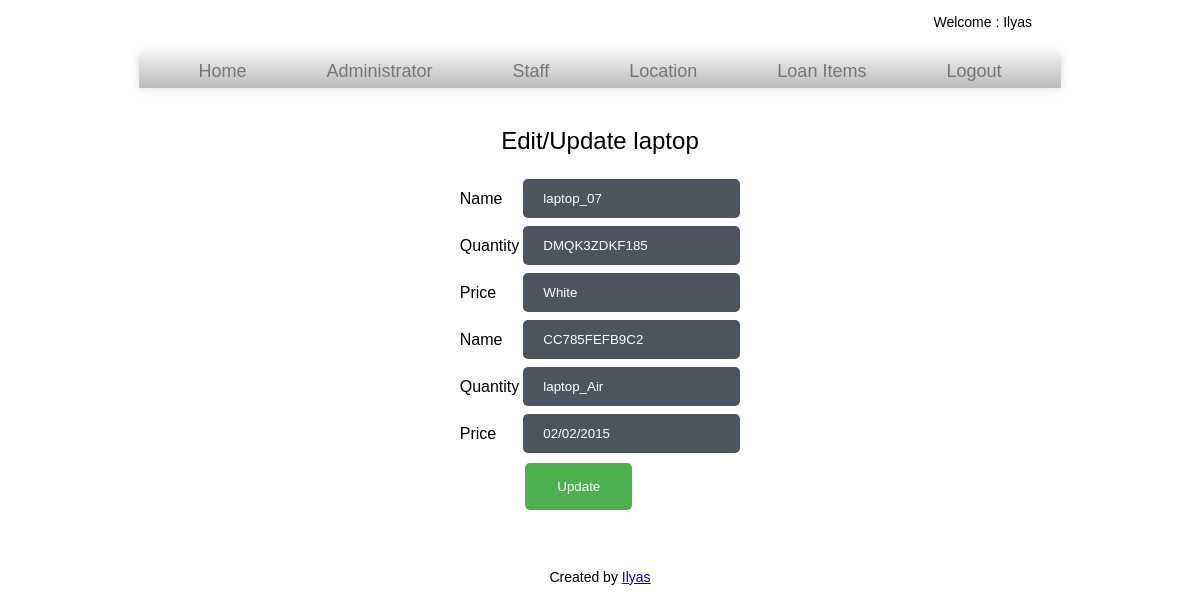
The app's page /admin/edit_laptop.php?laptop_id=7 (signed in) with its own data.
### tables this page shows
CREATE TABLE `laptop_tbl` (
  `laptop_id` int(11) NOT NULL auto_increment,
  `laptop_serial` varchar(100) NOT NULL,
  `laptop_colour` varchar(100) NOT NULL,
  `laptop_mac_id` varchar(100) NOT NULL,
  `date_purchase` varchar(100) NOT NULL,
  `laptop_name` varchar(100) NOT NULL,
  `laptop_model` varchar(50) NOT NULL,
  PRIMARY KEY  (`laptop_id`)
);

### admin/edit_laptop.php (the view, shortened to what this page needs)
<?php
$laptop_id = $_GET['laptop_id'];
$result = mysql_query("SELECT * FROM laptop_tbl WHERE laptop_id=$laptop_id");
while($res = mysql_fetch_array($result))
{
	$laptop_name = $res['laptop_name'];
	$laptop_serial = $res['laptop_serial'];
	$laptop_colour = $res['laptop_colour'];
	$laptop_mac_id = $res['laptop_mac_id'];
	$laptop_model = $res['laptop_model'];
	$date_purchase = $res['date_purchase'];
}
?>
<html>
<head>
     <link href="../css/style.css" rel="stylesheet" type="text/css">
</head>
<body>
<center>
  <?php include("header.php"); ?>
  <p><font size="+2">Edit/Update laptop</font></p>
    <br/>
	<form name="form1" method="post" action="edit_laptop.php">
		<table border="0">
			<tr>
				<td>Name</td>
				<td><input type="text" name="laptop_name" value=<?php echo $laptop_name;?>></td>
			</tr>
			<tr>
				<td>Quantity</td>
				<td><input type="text" name="laptop_serial" value=<?php echo $laptop_serial;?>></td>
			</tr>
			<tr>
				<td>Price</td>
				<td><input type="text" name="laptop_colour" value=<?php echo $laptop_colour;?>></td>
			</tr>
            <tr>
				<td>Name</td>
				<td><input type="text" name="laptop_mac_id" value=<?php echo $laptop_mac_id;?>></td>
			</tr>
			<tr>
				<td>Quantity</td>
				<td><input type="text" name="laptop_model" value=<?php echo $laptop_model;?>></td>
			</tr>
			<tr>
				<td>Price</td>
				<td><input type="text" name="date_purchase" value=<?php echo $date_purchase;?>></td>
			</tr>
			<tr>
				<td><input type="hidden" name="laptop_id" value=<?php echo $_GET['laptop_id'];?>></td>
				<td><input type="submit" name="update" value="Update"></td>
			</tr>
		</table>
	</form>
<?php include("footer.php"); ?>
    </center>
</body>
</html>

### css/style.css (style rules this page uses)
body, div, h1, h2, h3, h4, h5, h6, p, ul, ol, li, dl, dt, dd, img, form, fieldset, input, textarea, table, blockquote { margin: 0; padding: 0; border: 0; }
body { margin: 0px auto; font-family: sans-serif; font-size: 18px; line-height: 22px; width:1024px; }
input[type=text],input[type=password] { padding: 12px 20px; margin: 2px 0; box-sizing: border-box; background: #4b545f; border-radius: 5px; color:#FFFFFF; }
input[type=button], input[type=submit], input[type=reset] { background-color: #4CAF50; border: none; color: white; padding: 16px 32px; text-decoration: none; margin: 4px 2px; cursor: pointer; border-radius: 5px; }

### records on screen
laptop_tbl: laptop_name "laptop_07", laptop_serial "DMQK3ZDKF185", laptop_colour "White", laptop_mac_id "CC785FEFB9C2", laptop_model "laptop_Air", date_purchase "02/02/2015"

### other values on screen
$_SESSION['name'] "Ilyas"
